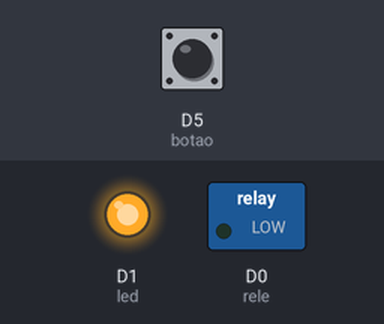
This sketch was run on a simulated ESP8266 (NodeMCU). Parts: switched loads named in the sketch (green lamp = pin HIGH), output pins drawn as LEDs (lit = HIGH). The inputs (shaded band) are chosen by the test bench; at power-on: D5 (botao) HIGH. WiFi joins after 1.5 s; servers stay silent unless stated; what the sketch prints to the serial monitor is not drawn.

Above: at 2.7 s.
2.8 s: D5 (botao) pulled LOW for 0.15 s
At 3.1 s:
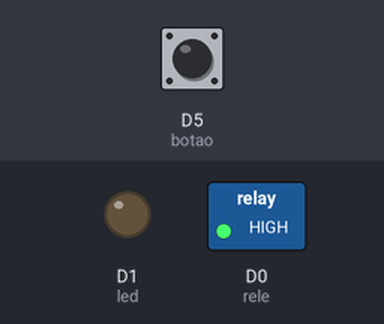
4.4 s: D5 (botao) pulled LOW for 1 s
At 5.5 s:
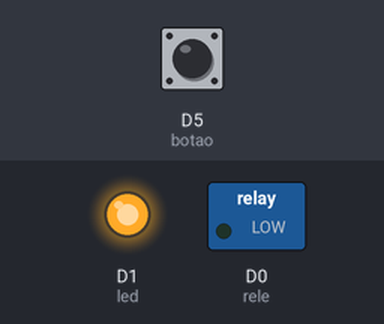
6.9 s: D5 (botao) pulled LOW for 3.2 s
At 7.4 s:
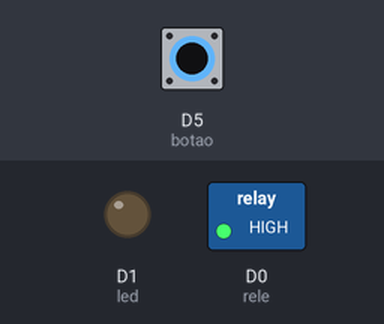
Timing chart, 0 to 9.9 s (numbered marks = the images above; inputs shaded):
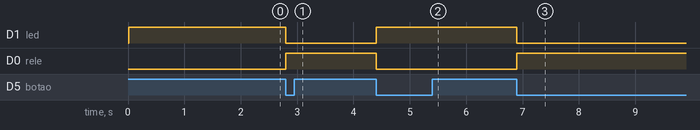

Measured:
- after the input at 2.8 s, D1 (led): HIGH → LOW at once; D0 (rele): LOW → HIGH at once
- after the input at 4.4 s, D1 (led): LOW → HIGH at once; D0 (rele): HIGH → LOW at once
- after the input at 6.9 s, D1 (led): HIGH → LOW at once; D0 (rele): LOW → HIGH at once

The sketch:

NodeMCU_1_Canal_WEB_Server_2_Botoes.ino
```cpp
  /*
  Projeto original de Pedro Minatel.
  Retirado do site: http://pedrominatel.com.br/pt/arduino/web-server-com-esp8266-e-ide-arduino/
  */

  #include <ESP8266WiFi.h>

  IPAddress ip(192,168,0,111);
  IPAddress gateway(192,168,0,1);
  IPAddress subnet(255,255,255,0);

  WiFiServer server(8085);

  int status = 0 ;
  int rele=D0;
  int led =D1;
  int botao=D5;
  int estado_ch1 = 0;

  void setup() {

  WiFi.begin("Vitorelo", "setembro1309");
  WiFi.config(ip, gateway, subnet);

  Serial.begin(9600);
  delay(10);

  pinMode(rele, OUTPUT);
  digitalWrite(rele, 0);
  pinMode(led, OUTPUT);
  digitalWrite(led, 1);
  pinMode(botao, INPUT_PULLUP);

  conectar();
  }

  void conectar() {
  Serial.println();
  Serial.println();
  Serial.print("Connectando a ");
  while (WiFi.status() != WL_CONNECTED) {
  delay(500);
  Serial.print(".");
  Serial.println("");
  Serial.println("Conectado com sucesso na rede.");
  // Start the server
  server.begin();
  Serial.println("IP Obtido: ");
  Serial.print(WiFi.localIP());
  }}

  void Ligadesliga() {
  Canal_01:
  if(digitalRead(botao)== 0 && estado_ch1 == 0)
  { digitalWrite(rele,!digitalRead(rele));
    digitalWrite(led, !digitalRead(rele));
    delay(400);
    estado_ch1 = 1;}
  if(digitalRead(botao) == 1 && estado_ch1 == 1)
  { delay(400);
    estado_ch1 = 0;}}

  void loop() {
  Ligadesliga();

  if (WiFi.status() != WL_CONNECTED) {conectar();}
  WiFiClient client = server.available();
  if (!client) {
    return; }

  String req = client.readStringUntil('\r');
  client.flush();

  if (req.indexOf("D0_on") != -1){
    digitalWrite(rele, 1);
    digitalWrite(led, 0);}
   // status = 1; }
  if (req.indexOf("D0_off") != -1){
    digitalWrite(rele, 0);
    digitalWrite(led, 1);}
    //status = 0;}

  if (digitalRead(rele) == 1)
  { status = 1; }
  if (digitalRead(rele) == 0)
  { status = 0; }

  String buf = "";

  buf += "HTTP/1.1 200 OK\r\nContent-Type: text/html\r\n\r\n<!DOCTYPE HTML>\r\n<html>\r\n";
  buf += "<html lang=\"pt\"><head><meta name=\"viewport\" content=\"width=device-width, initial-scale=1, user-scalable=no\"/>\r\n";
  buf += "<meta http-equiv='refresh' content='2;url=/'>";
  buf += "<link rel='icon' type='image/png' href='https://icon-icons.com/icons2/474/PNG/512/light-bulb_46866.png'/>";
  buf += "<body style=background-color:#000000>";
  buf += "<title>CONTROLE AUTOMA&Ccedil;&Atilde;O</title>";
  buf += "<p style= font-size:28px><b><font color=#0000FF>CONTROLE AUTOMA&Ccedil;&Atilde;O</font></p></b>";
  buf += "<hr align='center' width='100%' size='3' color='#FFFFFF'>"; // Cria uma Linha Horizontal.
  buf += "<p style= font-size:16px><b><font color=#FFFFFF>CANAL 01</font></p></b>"; // L&Acirc;MPADA QUARTO
  buf += "<style>.c{text-align: center;} div,input{padding:5px;font-size:1em;} input{width:80%;} body{text-align: center;font-family:verdana;} button{border:0;border-radius:0.3rem;background-color:#FFA500;color:#FFFFF;line-height:2.0rem;font-size:1.2rem;width:49%;} .q{float: right;width: 64px;text-align: right;}</style>";
  buf += "<a href=\"?function=D0_on\"><button><b>LIGA</b></button></a> <a href=\"?function=D0_off\"><button><b>DESLIGA</b></button></a></p>";

  if (status == 1){
    buf += "<p style= font-size:20px><b><font color=#008000>CANAL 01 LIGADO</font></p></b>";} // L&Acirc;MPADA LIGADA
  if (status == 0){
    buf += "<p style= font-size:20px><b><font color=#FF0000>CANAL 01 DESLIGADO</font></p></b>";} // L&Acirc;MPADA DESLIGADA

    buf += "<hr align='center' width='100%' size='3' color='#FFFFFF'>"; // Cria uma Linha Horizontal.

  client.print(buf);
  delay(10);
  client.stop();
  }
```
